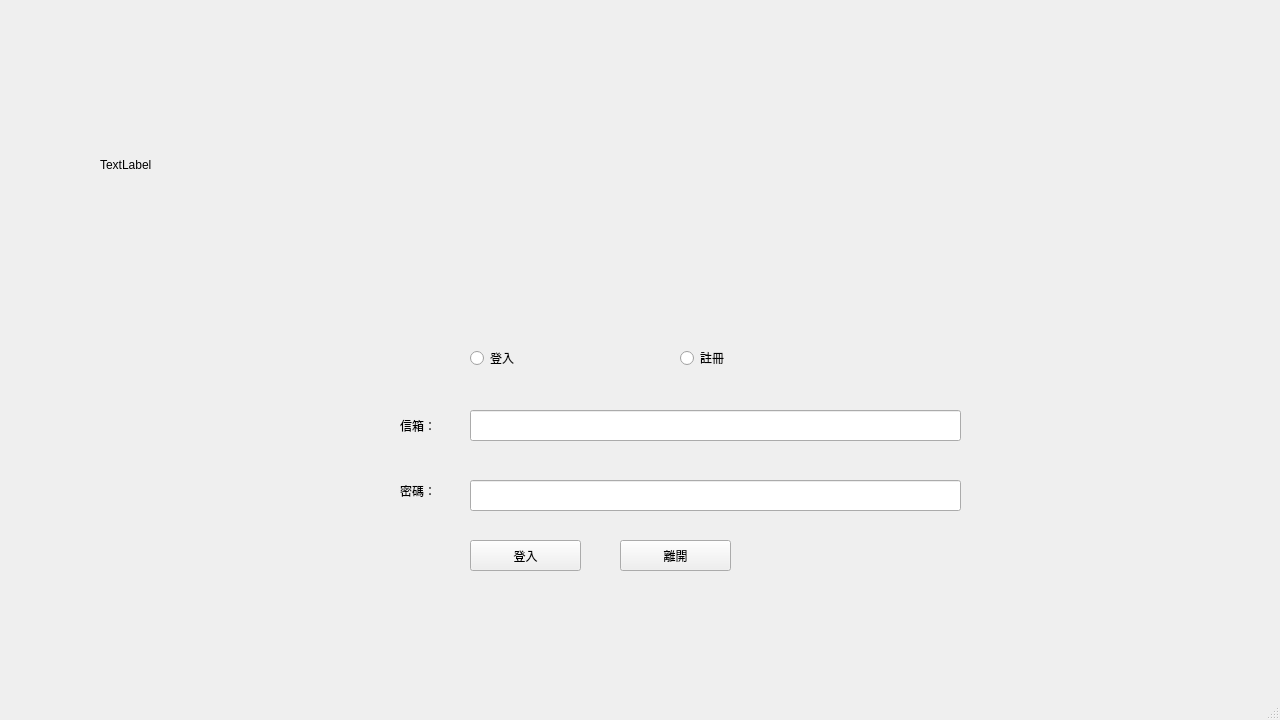
<?xml version="1.0" encoding="UTF-8"?>
<ui version="4.0">
 <class>MainWindow</class>
 <widget class="QMainWindow" name="MainWindow">
  <property name="geometry">
   <rect>
    <x>0</x>
    <y>0</y>
    <width>1280</width>
    <height>720</height>
   </rect>
  </property>
  <property name="windowTitle">
   <string>MainWindow</string>
  </property>
  <widget class="QWidget" name="centralwidget">
   <widget class="QLabel" name="label1">
    <property name="geometry">
     <rect>
      <x>100</x>
      <y>40</y>
      <width>1104</width>
      <height>250</height>
     </rect>
    </property>
    <property name="text">
     <string>TextLabel</string>
    </property>
   </widget>
   <widget class="QPushButton" name="pushButton_1">
    <property name="geometry">
     <rect>
      <x>470</x>
      <y>540</y>
      <width>111</width>
      <height>31</height>
     </rect>
    </property>
    <property name="text">
     <string>登入</string>
    </property>
   </widget>
   <widget class="QPushButton" name="pushButton_2">
    <property name="geometry">
     <rect>
      <x>620</x>
      <y>540</y>
      <width>111</width>
      <height>31</height>
     </rect>
    </property>
    <property name="text">
     <string>離開</string>
    </property>
   </widget>
   <widget class="QLabel" name="label">
    <property name="geometry">
     <rect>
      <x>400</x>
      <y>410</y>
      <width>41</width>
      <height>31</height>
     </rect>
    </property>
    <property name="text">
     <string>信箱：</string>
    </property>
   </widget>
   <widget class="QLabel" name="label_2">
    <property name="geometry">
     <rect>
      <x>400</x>
      <y>480</y>
      <width>41</width>
      <height>21</height>
     </rect>
    </property>
    <property name="text">
     <string>密碼：</string>
    </property>
   </widget>
   <widget class="QRadioButton" name="radioButton_login">
    <property name="geometry">
     <rect>
      <x>470</x>
      <y>350</y>
      <width>83</width>
      <height>16</height>
     </rect>
    </property>
    <property name="text">
     <string>登入</string>
    </property>
   </widget>
   <widget class="QRadioButton" name="radioButton_setup">
    <property name="geometry">
     <rect>
      <x>680</x>
      <y>350</y>
      <width>83</width>
      <height>16</height>
     </rect>
    </property>
    <property name="text">
     <string>註冊</string>
    </property>
   </widget>
   <widget class="QLineEdit" name="lineEdit">
    <property name="geometry">
     <rect>
      <x>470</x>
      <y>480</y>
      <width>491</width>
      <height>31</height>
     </rect>
    </property>
    <property name="echoMode">
     <enum>QLineEdit::Password</enum>
    </property>
    <property name="clearButtonEnabled">
     <bool>false</bool>
    </property>
   </widget>
   <widget class="QLineEdit" name="lineEdit_2">
    <property name="geometry">
     <rect>
      <x>470</x>
      <y>410</y>
      <width>491</width>
      <height>31</height>
     </rect>
    </property>
    <property name="echoMode">
     <enum>QLineEdit::Normal</enum>
    </property>
    <property name="clearButtonEnabled">
     <bool>false</bool>
    </property>
   </widget>
   <widget class="QLabel" name="label1_2">
    <property name="geometry">
     <rect>
      <x>400</x>
      <y>380</y>
      <width>561</width>
      <height>21</height>
     </rect>
    </property>
    <property name="text">
     <string/>
    </property>
   </widget>
  </widget>
  <widget class="QMenuBar" name="menubar">
   <property name="geometry">
    <rect>
     <x>0</x>
     <y>0</y>
     <width>1280</width>
     <height>21</height>
    </rect>
   </property>
  </widget>
  <widget class="QStatusBar" name="statusbar"/>
 </widget>
 <resources/>
 <connections/>
</ui>
